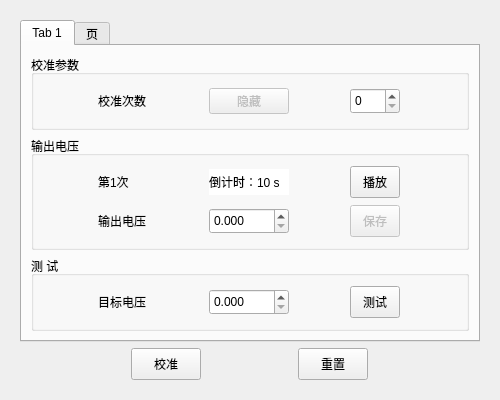
<?xml version="1.0" encoding="UTF-8"?>
<ui version="4.0">
 <class>Form</class>
 <widget class="QWidget" name="Form">
  <property name="geometry">
   <rect>
    <x>0</x>
    <y>0</y>
    <width>500</width>
    <height>400</height>
   </rect>
  </property>
  <property name="minimumSize">
   <size>
    <width>500</width>
    <height>400</height>
   </size>
  </property>
  <property name="maximumSize">
   <size>
    <width>500</width>
    <height>400</height>
   </size>
  </property>
  <property name="windowTitle">
   <string>Form</string>
  </property>
  <layout class="QVBoxLayout" name="verticalLayout_5">
   <item>
    <widget class="QWidget" name="widget" native="true">
     <layout class="QVBoxLayout" name="verticalLayout_4">
      <item>
       <widget class="QTabWidget" name="tabWidget">
        <property name="currentIndex">
         <number>0</number>
        </property>
        <widget class="QWidget" name="tab">
         <attribute name="title">
          <string>Tab 1</string>
         </attribute>
         <layout class="QVBoxLayout" name="verticalLayout_3" stretch="2,3,2">
          <item>
           <widget class="QGroupBox" name="groupBox">
            <property name="title">
             <string>校准参数</string>
            </property>
            <layout class="QHBoxLayout" name="horizontalLayout">
             <item>
              <widget class="QLabel" name="label">
               <property name="minimumSize">
                <size>
                 <width>50</width>
                 <height>26</height>
                </size>
               </property>
               <property name="maximumSize">
                <size>
                 <width>50</width>
                 <height>26</height>
                </size>
               </property>
               <property name="text">
                <string>校准次数</string>
               </property>
              </widget>
             </item>
             <item>
              <widget class="QToolButton" name="yincang">
               <property name="enabled">
                <bool>false</bool>
               </property>
               <property name="sizePolicy">
                <sizepolicy hsizetype="Fixed" vsizetype="Fixed">
                 <horstretch>0</horstretch>
                 <verstretch>0</verstretch>
                </sizepolicy>
               </property>
               <property name="minimumSize">
                <size>
                 <width>80</width>
                 <height>26</height>
                </size>
               </property>
               <property name="maximumSize">
                <size>
                 <width>80</width>
                 <height>26</height>
                </size>
               </property>
               <property name="styleSheet">
                <string notr="true">QToolButton {
    padding-top: 6px;
    padding-bottom: 3px;
}</string>
               </property>
               <property name="text">
                <string>隐藏</string>
               </property>
              </widget>
             </item>
             <item>
              <widget class="QSpinBox" name="calibration_nums_box">
               <property name="sizePolicy">
                <sizepolicy hsizetype="Minimum" vsizetype="Fixed">
                 <horstretch>0</horstretch>
                 <verstretch>26</verstretch>
                </sizepolicy>
               </property>
               <property name="minimumSize">
                <size>
                 <width>50</width>
                 <height>26</height>
                </size>
               </property>
               <property name="maximumSize">
                <size>
                 <width>50</width>
                 <height>26</height>
                </size>
               </property>
              </widget>
             </item>
            </layout>
           </widget>
          </item>
          <item>
           <widget class="QGroupBox" name="groupBox_2">
            <property name="title">
             <string>输出电压</string>
            </property>
            <layout class="QVBoxLayout" name="verticalLayout">
             <item>
              <layout class="QHBoxLayout" name="horizontalLayout_2">
               <item>
                <widget class="QLabel" name="play_label">
                 <property name="minimumSize">
                  <size>
                   <width>50</width>
                   <height>26</height>
                  </size>
                 </property>
                 <property name="maximumSize">
                  <size>
                   <width>50</width>
                   <height>26</height>
                  </size>
                 </property>
                 <property name="text">
                  <string>第1次</string>
                 </property>
                </widget>
               </item>
               <item>
                <widget class="QLabel" name="countdown_label">
                 <property name="minimumSize">
                  <size>
                   <width>80</width>
                   <height>26</height>
                  </size>
                 </property>
                 <property name="maximumSize">
                  <size>
                   <width>80</width>
                   <height>26</height>
                  </size>
                 </property>
                 <property name="styleSheet">
                  <string notr="true">background-color: rgb(255, 255, 255);</string>
                 </property>
                 <property name="text">
                  <string>倒计时：10 s</string>
                 </property>
                </widget>
               </item>
               <item>
                <widget class="QToolButton" name="play_button">
                 <property name="sizePolicy">
                  <sizepolicy hsizetype="Fixed" vsizetype="Fixed">
                   <horstretch>0</horstretch>
                   <verstretch>0</verstretch>
                  </sizepolicy>
                 </property>
                 <property name="minimumSize">
                  <size>
                   <width>50</width>
                   <height>0</height>
                  </size>
                 </property>
                 <property name="maximumSize">
                  <size>
                   <width>50</width>
                   <height>16777215</height>
                  </size>
                 </property>
                 <property name="styleSheet">
                  <string notr="true">QToolButton {
    padding-top: 6px;
    padding-bottom: 3px;
}</string>
                 </property>
                 <property name="text">
                  <string>播放</string>
                 </property>
                </widget>
               </item>
              </layout>
             </item>
             <item>
              <layout class="QHBoxLayout" name="horizontalLayout_3">
               <item>
                <widget class="QLabel" name="label_4">
                 <property name="minimumSize">
                  <size>
                   <width>50</width>
                   <height>26</height>
                  </size>
                 </property>
                 <property name="maximumSize">
                  <size>
                   <width>50</width>
                   <height>26</height>
                  </size>
                 </property>
                 <property name="text">
                  <string>输出电压</string>
                 </property>
                </widget>
               </item>
               <item>
                <widget class="QDoubleSpinBox" name="output_voltage_box">
                 <property name="sizePolicy">
                  <sizepolicy hsizetype="Preferred" vsizetype="Preferred">
                   <horstretch>0</horstretch>
                   <verstretch>0</verstretch>
                  </sizepolicy>
                 </property>
                 <property name="minimumSize">
                  <size>
                   <width>80</width>
                   <height>26</height>
                  </size>
                 </property>
                 <property name="maximumSize">
                  <size>
                   <width>80</width>
                   <height>26</height>
                  </size>
                 </property>
                 <property name="decimals">
                  <number>3</number>
                 </property>
                </widget>
               </item>
               <item>
                <widget class="QToolButton" name="save_button">
                 <property name="enabled">
                  <bool>false</bool>
                 </property>
                 <property name="sizePolicy">
                  <sizepolicy hsizetype="Fixed" vsizetype="Fixed">
                   <horstretch>0</horstretch>
                   <verstretch>0</verstretch>
                  </sizepolicy>
                 </property>
                 <property name="minimumSize">
                  <size>
                   <width>50</width>
                   <height>0</height>
                  </size>
                 </property>
                 <property name="maximumSize">
                  <size>
                   <width>50</width>
                   <height>16777215</height>
                  </size>
                 </property>
                 <property name="styleSheet">
                  <string notr="true">QToolButton {
    padding-top: 6px;
    padding-bottom: 3px;
}</string>
                 </property>
                 <property name="text">
                  <string>保存</string>
                 </property>
                </widget>
               </item>
              </layout>
             </item>
            </layout>
           </widget>
          </item>
          <item>
           <widget class="QGroupBox" name="groupBox_3">
            <property name="title">
             <string>测 试</string>
            </property>
            <layout class="QVBoxLayout" name="verticalLayout_2">
             <item>
              <layout class="QHBoxLayout" name="horizontalLayout_5">
               <item>
                <widget class="QLabel" name="label_7">
                 <property name="minimumSize">
                  <size>
                   <width>50</width>
                   <height>26</height>
                  </size>
                 </property>
                 <property name="maximumSize">
                  <size>
                   <width>50</width>
                   <height>26</height>
                  </size>
                 </property>
                 <property name="text">
                  <string>目标电压</string>
                 </property>
                </widget>
               </item>
               <item>
                <widget class="QDoubleSpinBox" name="target_voltage_box">
                 <property name="sizePolicy">
                  <sizepolicy hsizetype="Preferred" vsizetype="Preferred">
                   <horstretch>0</horstretch>
                   <verstretch>0</verstretch>
                  </sizepolicy>
                 </property>
                 <property name="minimumSize">
                  <size>
                   <width>80</width>
                   <height>26</height>
                  </size>
                 </property>
                 <property name="maximumSize">
                  <size>
                   <width>80</width>
                   <height>26</height>
                  </size>
                 </property>
                 <property name="decimals">
                  <number>3</number>
                 </property>
                </widget>
               </item>
               <item>
                <widget class="QToolButton" name="test_button">
                 <property name="enabled">
                  <bool>true</bool>
                 </property>
                 <property name="sizePolicy">
                  <sizepolicy hsizetype="Fixed" vsizetype="Fixed">
                   <horstretch>0</horstretch>
                   <verstretch>0</verstretch>
                  </sizepolicy>
                 </property>
                 <property name="minimumSize">
                  <size>
                   <width>50</width>
                   <height>0</height>
                  </size>
                 </property>
                 <property name="maximumSize">
                  <size>
                   <width>50</width>
                   <height>16777215</height>
                  </size>
                 </property>
                 <property name="styleSheet">
                  <string notr="true">QToolButton {
    padding-top: 6px;
    padding-bottom: 3px;
}</string>
                 </property>
                 <property name="text">
                  <string>测试</string>
                 </property>
                </widget>
               </item>
              </layout>
             </item>
            </layout>
           </widget>
          </item>
         </layout>
        </widget>
        <widget class="QWidget" name="tab_2">
         <attribute name="title">
          <string>页</string>
         </attribute>
         <layout class="QVBoxLayout" name="verticalLayout_6" stretch="2,2,3">
          <item>
           <widget class="QGroupBox" name="groupBox_4">
            <property name="title">
             <string>标准声压</string>
            </property>
            <layout class="QHBoxLayout" name="horizontalLayout_6">
             <item>
              <widget class="QRadioButton" name="standard_spl_i">
               <property name="sizePolicy">
                <sizepolicy hsizetype="Minimum" vsizetype="Fixed">
                 <horstretch>0</horstretch>
                 <verstretch>0</verstretch>
                </sizepolicy>
               </property>
               <property name="minimumSize">
                <size>
                 <width>80</width>
                 <height>26</height>
                </size>
               </property>
               <property name="maximumSize">
                <size>
                 <width>80</width>
                 <height>26</height>
                </size>
               </property>
               <property name="text">
                <string> 94 dB</string>
               </property>
              </widget>
             </item>
             <item>
              <widget class="QRadioButton" name="standard_spl_ii">
               <property name="minimumSize">
                <size>
                 <width>80</width>
                 <height>26</height>
                </size>
               </property>
               <property name="maximumSize">
                <size>
                 <width>80</width>
                 <height>26</height>
                </size>
               </property>
               <property name="layoutDirection">
                <enum>Qt::LeftToRight</enum>
               </property>
               <property name="text">
                <string> 114 dB</string>
               </property>
              </widget>
             </item>
            </layout>
           </widget>
          </item>
          <item>
           <widget class="QGroupBox" name="groupBox_6">
            <property name="title">
             <string>录制状态</string>
            </property>
            <layout class="QHBoxLayout" name="horizontalLayout_7">
             <item>
              <widget class="QLabel" name="label_3">
               <property name="minimumSize">
                <size>
                 <width>80</width>
                 <height>26</height>
                </size>
               </property>
               <property name="maximumSize">
                <size>
                 <width>80</width>
                 <height>26</height>
                </size>
               </property>
               <property name="text">
                <string> 录制状态：</string>
               </property>
              </widget>
             </item>
             <item>
              <widget class="QToolButton" name="record_state">
               <property name="enabled">
                <bool>false</bool>
               </property>
               <property name="minimumSize">
                <size>
                 <width>80</width>
                 <height>26</height>
                </size>
               </property>
               <property name="maximumSize">
                <size>
                 <width>80</width>
                 <height>26</height>
                </size>
               </property>
               <property name="styleSheet">
                <string notr="true">color: rgb(255, 170, 0);</string>
               </property>
               <property name="text">
                <string>待录制</string>
               </property>
              </widget>
             </item>
            </layout>
           </widget>
          </item>
          <item>
           <widget class="QGroupBox" name="groupBox_5">
            <property name="title">
             <string>校准结果</string>
            </property>
            <layout class="QVBoxLayout" name="verticalLayout_7">
             <item>
              <layout class="QHBoxLayout" name="horizontalLayout_8">
               <item>
                <widget class="QLabel" name="label_2">
                 <property name="minimumSize">
                  <size>
                   <width>80</width>
                   <height>26</height>
                  </size>
                 </property>
                 <property name="maximumSize">
                  <size>
                   <width>80</width>
                   <height>26</height>
                  </size>
                 </property>
                 <property name="text">
                  <string> 灵敏度：</string>
                 </property>
                </widget>
               </item>
               <item>
                <widget class="QLineEdit" name="deviation_lineedit">
                 <property name="enabled">
                  <bool>false</bool>
                 </property>
                 <property name="minimumSize">
                  <size>
                   <width>80</width>
                   <height>26</height>
                  </size>
                 </property>
                 <property name="maximumSize">
                  <size>
                   <width>80</width>
                   <height>26</height>
                  </size>
                 </property>
                 <property name="alignment">
                  <set>Qt::AlignCenter</set>
                 </property>
                </widget>
               </item>
              </layout>
             </item>
             <item>
              <layout class="QHBoxLayout" name="horizontalLayout_9">
               <item>
                <widget class="QComboBox" name="channel_number">
                 <property name="sizePolicy">
                  <sizepolicy hsizetype="Preferred" vsizetype="Preferred">
                   <horstretch>0</horstretch>
                   <verstretch>0</verstretch>
                  </sizepolicy>
                 </property>
                 <property name="minimumSize">
                  <size>
                   <width>80</width>
                   <height>26</height>
                  </size>
                 </property>
                 <property name="maximumSize">
                  <size>
                   <width>80</width>
                   <height>26</height>
                  </size>
                 </property>
                </widget>
               </item>
               <item>
                <widget class="QToolButton" name="save_mic_button">
                 <property name="enabled">
                  <bool>true</bool>
                 </property>
                 <property name="sizePolicy">
                  <sizepolicy hsizetype="Fixed" vsizetype="Fixed">
                   <horstretch>0</horstretch>
                   <verstretch>0</verstretch>
                  </sizepolicy>
                 </property>
                 <property name="minimumSize">
                  <size>
                   <width>80</width>
                   <height>26</height>
                  </size>
                 </property>
                 <property name="maximumSize">
                  <size>
                   <width>80</width>
                   <height>26</height>
                  </size>
                 </property>
                 <property name="styleSheet">
                  <string notr="true">QToolButton {
    padding-top: 6px;
    padding-bottom: 3px;
}</string>
                 </property>
                 <property name="text">
                  <string>保存</string>
                 </property>
                </widget>
               </item>
              </layout>
             </item>
            </layout>
           </widget>
          </item>
         </layout>
        </widget>
       </widget>
      </item>
      <item>
       <layout class="QHBoxLayout" name="horizontalLayout_4">
        <item>
         <spacer name="horizontalSpacer">
          <property name="orientation">
           <enum>Qt::Horizontal</enum>
          </property>
          <property name="sizeType">
           <enum>QSizePolicy::Fixed</enum>
          </property>
          <property name="sizeHint" stdset="0">
           <size>
            <width>70</width>
            <height>20</height>
           </size>
          </property>
         </spacer>
        </item>
        <item>
         <widget class="QToolButton" name="cal_button">
          <property name="enabled">
           <bool>true</bool>
          </property>
          <property name="sizePolicy">
           <sizepolicy hsizetype="Fixed" vsizetype="Fixed">
            <horstretch>0</horstretch>
            <verstretch>0</verstretch>
           </sizepolicy>
          </property>
          <property name="minimumSize">
           <size>
            <width>70</width>
            <height>0</height>
           </size>
          </property>
          <property name="maximumSize">
           <size>
            <width>70</width>
            <height>16777215</height>
           </size>
          </property>
          <property name="styleSheet">
           <string notr="true">QToolButton {
    padding-top: 6px;
    padding-bottom: 3px;
}</string>
          </property>
          <property name="text">
           <string>校准</string>
          </property>
         </widget>
        </item>
        <item>
         <spacer name="horizontalSpacer_2">
          <property name="orientation">
           <enum>Qt::Horizontal</enum>
          </property>
          <property name="sizeType">
           <enum>QSizePolicy::Fixed</enum>
          </property>
          <property name="sizeHint" stdset="0">
           <size>
            <width>50</width>
            <height>20</height>
           </size>
          </property>
         </spacer>
        </item>
        <item>
         <widget class="QToolButton" name="reset_button">
          <property name="enabled">
           <bool>true</bool>
          </property>
          <property name="sizePolicy">
           <sizepolicy hsizetype="Fixed" vsizetype="Fixed">
            <horstretch>0</horstretch>
            <verstretch>0</verstretch>
           </sizepolicy>
          </property>
          <property name="minimumSize">
           <size>
            <width>70</width>
            <height>0</height>
           </size>
          </property>
          <property name="maximumSize">
           <size>
            <width>70</width>
            <height>16777215</height>
           </size>
          </property>
          <property name="styleSheet">
           <string notr="true">QToolButton {
    padding-top: 6px;
    padding-bottom: 3px;
}</string>
          </property>
          <property name="text">
           <string>重置</string>
          </property>
         </widget>
        </item>
        <item>
         <spacer name="horizontalSpacer_3">
          <property name="orientation">
           <enum>Qt::Horizontal</enum>
          </property>
          <property name="sizeType">
           <enum>QSizePolicy::Fixed</enum>
          </property>
          <property name="sizeHint" stdset="0">
           <size>
            <width>70</width>
            <height>20</height>
           </size>
          </property>
         </spacer>
        </item>
       </layout>
      </item>
     </layout>
    </widget>
   </item>
  </layout>
 </widget>
 <resources/>
 <connections/>
</ui>
